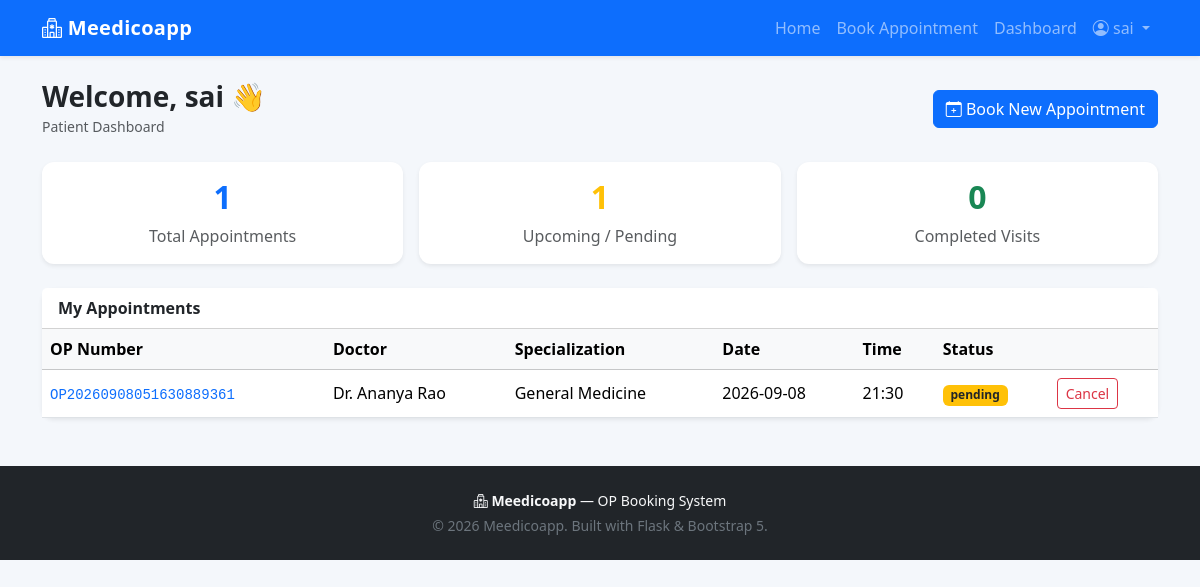
/dashboard (signed in), run on the app's committed database.
### tables this page shows
CREATE TABLE users (
    id              INTEGER PRIMARY KEY AUTOINCREMENT,
    name            TEXT NOT NULL,
    email           TEXT NOT NULL UNIQUE,
    password_hash   TEXT NOT NULL,
    phone           TEXT,
    role            TEXT NOT NULL DEFAULT 'patient'
                        CHECK (role IN ('patient', 'doctor', 'admin')),
    is_active       INTEGER NOT NULL DEFAULT 1,
    created_at      TEXT NOT NULL
);

CREATE TABLE appointments (
    id                  INTEGER PRIMARY KEY AUTOINCREMENT,
    patient_id          INTEGER NOT NULL,
    doctor_id           INTEGER NOT NULL,
    appointment_date    TEXT NOT NULL,
    appointment_time    TEXT NOT NULL,
    reason              TEXT,
    status              TEXT NOT NULL DEFAULT 'pending'
                            CHECK (status IN ('pending', 'confirmed', 'cancelled', 'completed')),
    op_number           TEXT UNIQUE,
    created_at          TEXT NOT NULL,
    FOREIGN KEY (patient_id) REFERENCES users (id) ON DELETE CASCADE,
    FOREIGN KEY (doctor_id) REFERENCES doctors (id) ON DELETE CASCADE
);

CREATE TABLE doctors (
    id              INTEGER PRIMARY KEY AUTOINCREMENT,
    user_id         INTEGER UNIQUE,
    name            TEXT NOT NULL,
    specialization  TEXT NOT NULL,
    department      TEXT,
    fee             REAL NOT NULL DEFAULT 0,
    available_days  TEXT DEFAULT 'Mon-Sat',
    available_time  TEXT DEFAULT '09:00 - 17:00',
    is_active       INTEGER NOT NULL DEFAULT 1,
    created_at      TEXT NOT NULL,
    FOREIGN KEY (user_id) REFERENCES users (id) ON DELETE SET NULL
);

### MEDIAPP/meedicoapp/app.py (the view)
@app.route("/dashboard")
@login_required
def dashboard():
    user = current_user()
    if user["role"] == "admin":
        return redirect(url_for("admin_dashboard"))
    appointments = Appointment.list_for_patient(user["id"])
    upcoming = [a for a in appointments if a["status"] in ("pending", "confirmed")]
    return render_template("dashboard.html", user=user, appointments=appointments, upcoming=upcoming)

### MEDIAPP/meedicoapp/app.py (called while the page is built)
def current_user():
    user_id = session.get("user_id")
    if not user_id:
        return None
    return User.get_by_id(user_id)

@app.context_processor
def inject_globals():
    return {"current_user": current_user(), "app_name": "Meedicoapp", "config": app.config}

def login_required(view):
    @wraps(view)
    def wrapped(*args, **kwargs):
        if not session.get("user_id"):
            flash("Please log in to continue.", "warning")
            return redirect(url_for("login", next=request.path))
        return view(*args, **kwargs)
    return wrapped

### MEDIAPP/meedicoapp/models.py (called while the page is built)
def get_connection():
    conn = sqlite3.connect(DATABASE_PATH)
    conn.row_factory = sqlite3.Row
    conn.execute("PRAGMA foreign_keys = ON")
    return conn

@contextmanager
def get_cursor(commit=False):
    conn = get_connection()
    cursor = conn.cursor()
    try:
        yield cursor
        if commit:
            conn.commit()
    finally:
        conn.close()

def row_to_dict(row):
    return dict(row) if row is not None else None

def rows_to_list(rows):
    return [dict(r) for r in rows]

    @staticmethod
    def get_by_id(user_id):
        with get_cursor() as cur:
            cur.execute("SELECT * FROM users WHERE id = ?", (user_id,))
            return row_to_dict(cur.fetchone())

    @staticmethod
    def list_for_patient(patient_id):
        query = """
            SELECT a.*, d.name AS doctor_name, d.specialization
            FROM appointments a
            JOIN doctors d ON d.id = a.doctor_id
            WHERE a.patient_id = ?
            ORDER BY a.appointment_date DESC, a.appointment_time DESC
        """
        with get_cursor() as cur:
            cur.execute(query, (patient_id,))
            return rows_to_list(cur.fetchall())

### MEDIAPP/meedicoapp/templates/dashboard.html (shortened to what this page needs)
{% extends "base.html" %}
{% block content %}
<div class="d-flex justify-content-between align-items-center mb-4 flex-wrap gap-2">
    <div>
        <h3 class="fw-bold mb-0">Welcome, {{ user.name }} 👋</h3>
        <span class="text-muted small text-capitalize">{{ user.role }} dashboard</span>
    </div>
    {% if user.role == 'patient' %}
    <a href="{{ url_for('book_appointment') }}" class="btn btn-primary">
        <i class="bi bi-calendar-plus"></i> Book New Appointment
    </a>
    {% endif %}
</div>
<div class="row g-3 mb-4">
    <div class="col-md-4">
        <div class="card border-0 shadow-sm text-center p-3">
            <h2 class="fw-bold text-primary">{{ appointments|length }}</h2>
            <p class="text-muted mb-0">Total Appointments</p>
        </div>
    </div>
    <div class="col-md-4">
        <div class="card border-0 shadow-sm text-center p-3">
            <h2 class="fw-bold text-warning">{{ upcoming|length }}</h2>
            <p class="text-muted mb-0">Upcoming / Pending</p>
        </div>
    </div>
    <div class="col-md-4">
        <div class="card border-0 shadow-sm text-center p-3">
            <h2 class="fw-bold text-success">{{ appointments|selectattr('status','equalto','completed')|list|length }}</h2>
            <p class="text-muted mb-0">Completed Visits</p>
        </div>
    </div>
</div>
<div class="card border-0 shadow-sm">
    <div class="card-header bg-white fw-semibold">My Appointments</div>
    <div class="table-responsive">
        <table class="table table-hover align-middle mb-0">
            <thead class="table-light">
                <tr>
                    <th>OP Number</th>
                    <th>Doctor</th>
                    <th>Specialization</th>
                    <th>Date</th>
                    <th>Time</th>
                    <th>Status</th>
                    <th></th>
                </tr>
            </thead>
            <tbody>
                {% for a in appointments %}
                <tr>
                    <td><code>{{ a.op_number }}</code></td>
                    <td>{{ a.doctor_name }}</td>
                    <td>{{ a.specialization }}</td>
                    <td>{{ a.appointment_date }}</td>
                    <td>{{ a.appointment_time }}</td>
                    <td>
                        <span class="badge
                            {% if a.status == 'confirmed' %}bg-success
                            {% elif a.status == 'pending' %}bg-warning text-dark
                            {% elif a.status == 'cancelled' %}bg-secondary
                            {% else %}bg-primary{% endif %}">
                            {{ a.status }}
                        </span>
                    </td>
                    <td>
                        {% if a.status in ['pending', 'confirmed'] %}
                        <form method="POST" action="{{ url_for('cancel_appointment', appointment_id=a.id) }}"
                              onsubmit="return confirm('Cancel this appointment?');">
                            <button class="btn btn-sm btn-outline-danger">Cancel</button>
                        </form>
                        {% endif %}
                    </td>
                </tr>
                {% else %}
                <tr><td colspan="7" class="text-center text-muted py-4">No appointments yet.</td></tr>
                {% endfor %}
            </tbody>
        </table>
    </div>
</div>
{% endblock %}

### MEDIAPP/meedicoapp/templates/base.html (shortened to what this page needs)
<!DOCTYPE html>
<html lang="en">
<head>
    <link href="https://cdn.jsdelivr.net/npm/bootstrap@5.3.3/dist/css/bootstrap.min.css" rel="stylesheet">
    <link rel="stylesheet" href="https://cdn.jsdelivr.net/npm/bootstrap-icons@1.11.3/font/bootstrap-icons.css">
    <link rel="stylesheet" href="{{ url_for('static', filename='css/style.css') }}">
</head>
<body>
<nav class="navbar navbar-expand-lg navbar-dark bg-primary shadow-sm">
    <div class="container">
        <a class="navbar-brand fw-bold" href="{{ url_for('index') }}">
            <i class="bi bi-hospital"></i> Meedicoapp
        </a>
        <div class="collapse navbar-collapse" id="navMain">
            <ul class="navbar-nav ms-auto align-items-lg-center">
                <li class="nav-item"><a class="nav-link" href="{{ url_for('index') }}">Home</a></li>
                {% if current_user %}
                    {% if current_user.role == 'patient' %}
                        <li class="nav-item"><a class="nav-link" href="{{ url_for('book_appointment') }}">Book Appointment</a></li>
                    {% endif %}
                    {% if current_user.role == 'admin' %}
                        <li class="nav-item"><a class="nav-link" href="{{ url_for('admin_dashboard') }}"><i class="bi bi-speedometer2"></i> Admin Panel</a></li>
                    {% else %}
                        <li class="nav-item"><a class="nav-link" href="{{ url_for('dashboard') }}">Dashboard</a></li>
                    {% endif %}
                    <li class="nav-item dropdown">
                        <a class="nav-link dropdown-toggle" href="#" role="button" data-bs-toggle="dropdown">
                            <i class="bi bi-person-circle"></i> {{ current_user.name }}
                        </a>
                    </li>
                {% else %}
                    <li class="nav-item"><a class="nav-link" href="{{ url_for('login') }}">Login</a></li>
                    <li class="nav-item">
                        <a class="btn btn-light btn-sm ms-lg-2 fw-semibold" href="{{ url_for('register') }}">Register</a>
                    </li>
                {% endif %}
            </ul>
        </div>
    </div>
</nav>
<main class="container my-4">
    {% block content %}{% endblock %}
</main>
<footer class="bg-dark text-light py-4 mt-5">
    <div class="container text-center small">
        <p class="mb-1"><i class="bi bi-hospital"></i> <strong>Meedicoapp</strong> &mdash; OP Booking System</p>
        <p class="mb-0 text-secondary">&copy; {{ 2026 }} Meedicoapp. Built with Flask &amp; Bootstrap 5.</p>
    </div>
</footer>
</body>
</html>

### MEDIAPP/meedicoapp/static/css/style.css (style rules this page uses)
body { background-color: #f4f7fb; }
.navbar-brand { letter-spacing: 0.3px; }
.card { border-radius: 0.75rem; }
code { color: #0d6efd; }

### data on the page
users: name "sai", role "Patient"
appointments: op_number "OP20260908051630889361", doctor_name "Dr. Ananya Rao", specialization "General Medicine", appointment_date "2026-09-08", appointment_time "21:30", status "pending"

### other printed values
{{ appointments|length }} "1"
{{ upcoming|length }} "1"
{{ appointments|selectattr('status','equalto','completed')|list|length }} "0"
{{ 2026 }} "2026"
